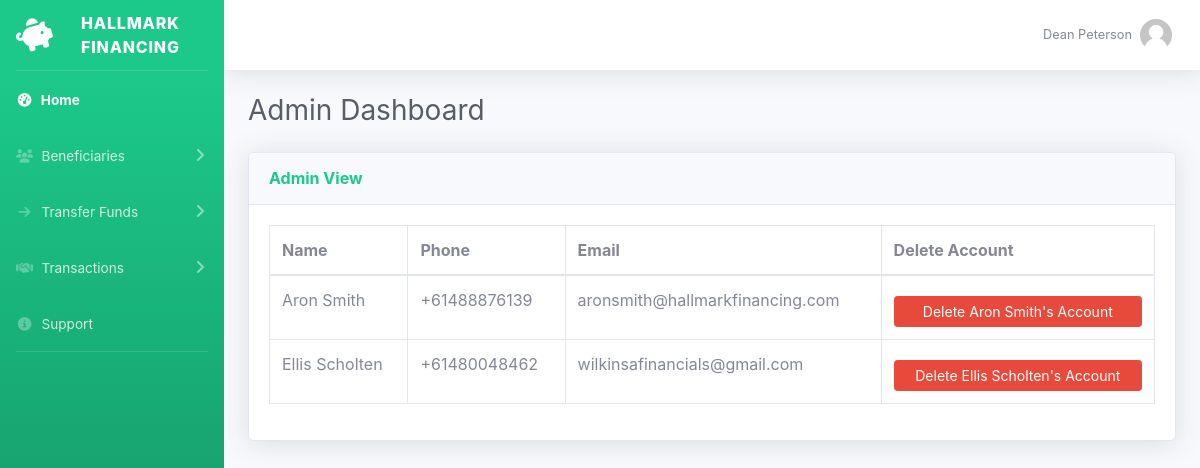
The page /admin (signed in) on the database its author committed.
### bank/models.py (models this page shows, shortened)
class User(db.Model, UserMixin):
	id = db.Column(db.Integer, primary_key=True)
	firstname = db.Column(db.String(120), nullable=True)
	lastname = db.Column(db.String(120), nullable=True)
	email = db.Column(db.String(120), unique=True, nullable=True)
	phone = db.Column(db.String(120), unique=True, nullable=True)
	street = db.Column(db.String(120), nullable=True)
	city = db.Column(db.String(120), nullable=True)
	state = db.Column(db.String(120), nullable=True)
	country = db.Column(db.String(120), nullable=True)
	debit = db.Column(db.String(120), nullable=True, default="0.00")
	credit= db.Column(db.String(120), nullable=True, default="2,500,000.00")
	currency = db.Column(db.String(20), nullable=True, default="EURO")
	password = db.Column(db.String(60), nullable=False)

### bank/routes.py (the view)
@app.route('/admin')
@login_required
def admin():
	users = User.query.all()
	if current_user.email != "deanpeterson@hallmarkfinancing.com":
		return redirect(url_for('home'))
	return render_template('admin.html', users=users)

### bank/models.py (called while the page is built)
@login_manager.user_loader
def load_user(user_id):
	return User.query.get(int(user_id))

### bank/templates/admin.html (shortened to what this page needs)
<!DOCTYPE html>
<html lang="en"><head><meta http-equiv="Content-Type" content="text/html; charset=UTF-8">
    <link href="{{ url_for('static', filename='all.min.css') }}" rel="stylesheet" type="text/css">
    <link href="{{ url_for('static', filename='google-fonts.css') }}" rel="stylesheet">
    <link href="{{ url_for('static', filename='sb-admin-2.min.css') }}" rel="stylesheet">
</head>
<body id="page-top">
<div id="wrapper">
    <ul class="navbar-nav bg-gradient-success sidebar sidebar-dark accordion" id="accordionSidebar">
    <a class="sidebar-brand d-flex align-items-center justify-content-center" href="{{ url_for('home')}}">
        <div class="sidebar-brand-icon rotate-n-15">
            <i class="fas fa-piggy-bank"></i>
        </div>
        <div class="sidebar-brand-text mx-3">Hallmark Financing</div>
    </a>
    <hr class="sidebar-divider my-0">
    <li class="nav-item active">
        <a class="nav-link" href="{{ url_for('home')}}">
            <i class="fas fa-fw fa-tachometer-alt"></i>
            <span>Home</span></a>
    </li>
    <li class="nav-item">
        <a class="nav-link collapsed" href="#" data-toggle="collapse" data-target="#collapseUsers" aria-expanded="true" aria-controls="collapseUsers">
            <i class="fas fa-fw fa-users"></i>
            <span>Beneficiaries</span>
        </a>
    </li>
    <li class="nav-item">
        <a class="nav-link collapsed" href="#" data-toggle="collapse" data-target="#collapseTransfer" aria-expanded="true" aria-controls="collapseTransfer">
            <i class="fas fa-fw fa-arrow-right"></i>
            <span>Transfer Funds</span>
        </a>
    </li>
    <li class="nav-item">
        <a class="nav-link collapsed" href="#" data-toggle="collapse" data-target="#collapseTransactions" aria-expanded="true" aria-controls="collapseTransactions">
            <i class="fas fa-fw fa-handshake"></i>
            <span>Transactions</span>
        </a>
    </li>
    <li class="nav-item">
        <a class="nav-link" href="{{ url_for('support')}}">
            <i class="fas fa-fw fa-info-circle"></i>
            <span>Support</span></a>
    </li>
    <hr class="sidebar-divider d-none d-md-block">
</ul>
    <div id="content-wrapper" class="d-flex flex-column">
        <div id="content">
            <nav class="navbar navbar-expand navbar-light bg-white topbar mb-4 static-top shadow">
    <ul class="navbar-nav ml-auto">
        <li class="nav-item dropdown no-arrow">
            <a class="nav-link dropdown-toggle" href="#" id="userDropdown" role="button" data-toggle="dropdown" aria-haspopup="true" aria-expanded="false">
                <span class="mr-2 d-none d-lg-inline text-gray-600 small">{{current_user.firstname.title()}} {{current_user.lastname.title()}}</span>
                <img class="img-profile rounded-circle" src="{{ url_for('static', filename='default-image.png') }}">
            </a>
        </li>
    </ul>
</nav>
<div class="container-fluid">
    <div class="d-sm-flex align-items-center justify-content-between mb-4">
        <h1 class="h3 mb-0 text-gray-800">Admin Dashboard</h1>
    </div>
    <div class="row">
            <div class="col-lg-12">
                   <div class="card shadow mb-4">
                <div class="card-header py-3">
                    <h6 class="m-0 font-weight-bold text-success">Admin View</h6>
                </div>
                <div class="card-body">
                    <div class="table-responsive">
                        <table class="table table-bordered" id="dataTable" width="100%" cellspacing="0">
                            <thead>
                                <tr>
                                    <th>Name</th>
                                    <th>Phone</th>
                                    <th>Email</th>
                                    <th>Delete Account</th>
                                </tr>
                            </thead>
                            <tbody>
                                    {% for user in users if user.email != "deanpeterson@hallmarkfinancing.com" %}
                                    <tr>
                                        <td>{{user.firstname}} {{user.lastname}}</td>
                                        <td>{{user.phone}}</td>
                                        <td>{{user.email}}</td>
                                        <td>
                                          <a class="btn btn-sm btn-block btn-danger mt-2" href="{{url_for('admin_delete_account', phone=user.phone)}}">Delete {{user.firstname}} {{user.lastname}}'s Account</a>
                                        </td>
                                    </tr>
                                    {% endfor %}
                            </tbody>
                        </table>
                    </div>
                </div>
            </div>
        </div>
    </div>
</div>
</div>
</div>
</div>
</body></html>

### rows shown on the page
User: firstname "Dean", lastname "Peterson"
User: firstname "Aron", lastname "Smith", phone "+61488876139", email "aronsmith@hallmarkfinancing.com"
User: firstname "Ellis", lastname "Scholten", phone "+61480048462", email "wilkinsafinancials@gmail.com"
